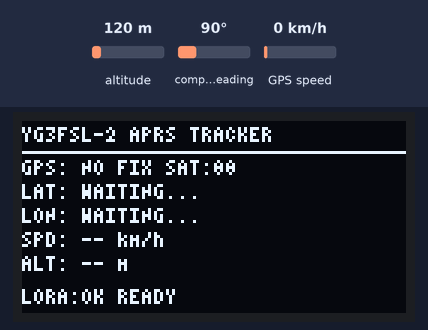
The sketch below on a simulated ESP32-C3. On the bench: 128×64 one-colour display. The inputs (shaded band) are chosen by the test bench; at power-on: altitude 120 m, GPS speed 0 km/h, compass heading 90°. The GPS gets a fix after 3 s at 37.7749, -122.4194 with 8 satellites; no radio packets arrive unless stated; what the sketch prints to the serial monitor is not drawn.

Above: at 2.2 s.
At 4.2 s:
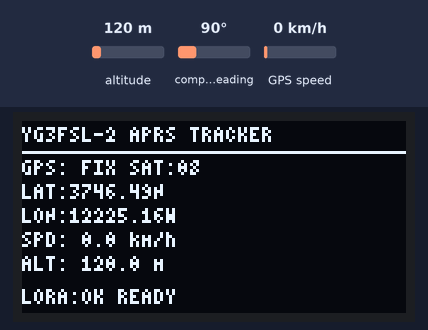
4.3 s: altitude set to 20 m
At 6.6 s:
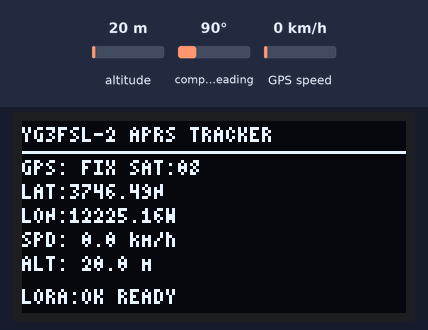
7.1 s: GPS speed set to 2 km/h
9.1 s: altitude set to 250 m
At 10.8 s:
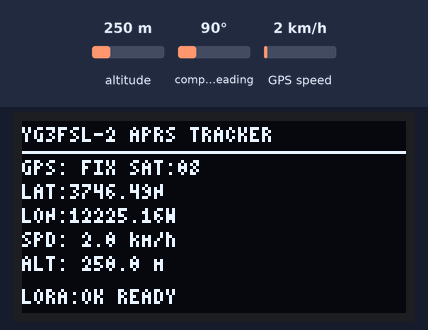
11.1 s: GPS speed set to 30 km/h
At 32.9 s:
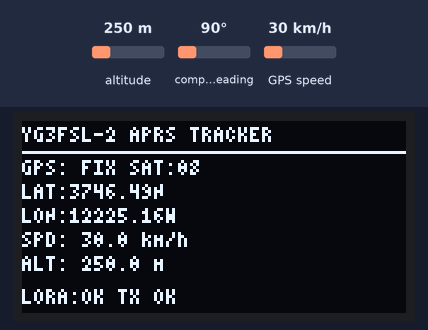
Timing chart, 0 to 33.7 s (numbered marks = the images above; inputs shaded):
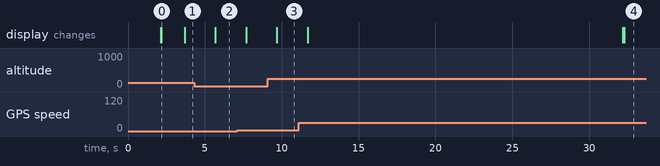

The sketch:

YG3FSL-2_APRS_TX_v1.2_POWER18_BEACON30S.ino
```cpp
/*
  ============================================================
  YG3FSL-2 LoRa APRS Tracker - TX Firmware v1.2
  Board  : ESP32-C3 SuperMini
  Radio  : RA-02 / SX1278
  GPS    : u-blox NEO-6M V2
  OLED   : 1.30 inch, SH1106 128x64, I2C address 0x3C

  IMPORTANT:
  - OLED is initialized AFTER GPS and LoRa initialization.
  - OLED uses the previously tested SH1106 U8g2 driver.
  - LoRa SPI pin mapping is the known-working mapping.
  - TX is attempted only when GPS position is valid and fresh.
  - The 3-byte LoRa APRS prefix (3C FF 01) is implementation-
    specific. Confirm that the target Bandung iGate supports
    this exact framing before expecting APRS-IS forwarding.
  - This is an experimental tracker firmware, not a guarantee
    of iGate compatibility or APRS.fi visibility.
  ============================================================
*/

#include <Wire.h>
#include <SPI.h>
#include <LoRa.h>
#include <U8g2lib.h>
#include <TinyGPSPlus.h>
#include <HardwareSerial.h>
#include <math.h>
#include <string.h>

// ============================================================
// STATION IDENTITY
// ============================================================

#define CALLSIGN  "YG3FSL-2"
#define APRS_DEST "APLT00"
#define APRS_PATH "WIDE1-1"

// APRS symbol table '/' and symbol code '[' (walker/person)

// ============================================================
// OLED CONFIGURATION
// ============================================================

#define OLED_SDA  0
#define OLED_SCL  1
#define OLED_ADDR 0x3C

U8G2_SH1106_128X64_NONAME_F_HW_I2C display(
  U8G2_R0,
  U8X8_PIN_NONE
);

// ============================================================
// GPS CONFIGURATION
// ============================================================

#define GPS_RX   20
#define GPS_TX   21
#define GPS_BAUD 9600

HardwareSerial GPS(1);
TinyGPSPlus gps;

// ============================================================
// LORA SPI PIN CONFIGURATION
// Previously tested mapping: SCK4, MISO5, MOSI6, NSS7
// ============================================================

#define LORA_SCK   4
#define LORA_MISO  5
#define LORA_MOSI  6
#define LORA_NSS   7
#define LORA_RESET 10
#define LORA_DIO0  3

// ============================================================
// LORA RADIO PARAMETERS
// ============================================================

#define LORA_FREQ       432150000L
#define LORA_BW         125E3
#define LORA_SF         12
#define LORA_CR         5
#define LORA_SYNC_WORD  0x12
// RA-02 datasheet specification: 18 +/- 1 dBm.
// Use 18 dBm as the module-rated upper nominal setting.
#define LORA_TX_POWER   18

// ============================================================
// BEACON SETTINGS
// ============================================================

// Requested 30-second interval. At SF12/BW125, airtime is long;
// use this for controlled testing and avoid congesting a shared channel.
#define BEACON_INTERVAL 30000UL
#define GPS_MAX_AGE     10000UL

// Implementation-specific LoRa APRS framing prefix.
// Verify compatibility with the target iGate firmware.
const uint8_t LORA_APRS_HEADER[] = {
  0x3C, 0xFF, 0x01
};

// ============================================================
// GLOBAL STATE
// ============================================================

bool loraReady = false;
bool oledReady = false;

unsigned long lastBeacon  = 0;
unsigned long lastDisplay = 0;
unsigned long lastDebug   = 0;

uint32_t txCount = 0;

char txStatus[20] = "STARTING";

// ============================================================
// GPS VALIDITY
// ============================================================

bool isGPSValid() {
  return gps.location.isValid() &&
         gps.location.age() < GPS_MAX_AGE;
}

// ============================================================
// OLED INITIALIZATION
// Called AFTER LoRa initialization as requested.
// ============================================================

void initializeOLED() {
  Serial.println();
  Serial.println("[OLED] Initializing I2C display...");

  Wire.begin(OLED_SDA, OLED_SCL);
  Wire.setClock(100000);

  // Scan I2C bus for diagnostic information.
  uint8_t foundDevices = 0;

  Serial.println("[OLED] I2C scan:");

  for (uint8_t address = 1; address < 127; address++) {
    Wire.beginTransmission(address);

    if (Wire.endTransmission() == 0) {
      Serial.print("  Device found at 0x");
      if (address < 16) Serial.print('0');
      Serial.println(address, HEX);
      foundDevices++;
    }
  }

  Serial.print("[OLED] Devices found: ");
  Serial.println(foundDevices);

  display.setI2CAddress(OLED_ADDR * 2);
  display.begin();

  // Force display out of power-save mode.
  display.setPowerSave(0);
  display.setContrast(255);

  display.clearBuffer();
  display.setFont(u8g2_font_6x10_tf);
  display.drawStr(5, 15, "YG3FSL-2 APRS");
  display.drawHLine(5, 20, 118);
  display.drawStr(5, 36, "OLED INITIALIZED");
  display.drawStr(5, 52, "SYSTEM STARTING...");
  display.sendBuffer();

  oledReady = true;

  Serial.println("[OLED] READY");
}

// ============================================================
// APRS COORDINATE FORMATTERS
// Latitude: DDMM.mmN/S
// Longitude: DDDMM.mmE/W
// ============================================================

bool formatLatitude(double latitude,
                    char *output,
                    size_t outputSize) {
  if (latitude < -90.0 || latitude > 90.0) {
    return false;
  }

  char hemisphere = (latitude >= 0.0) ? 'N' : 'S';
  double absoluteValue = fabs(latitude);

  int degrees = (int)absoluteValue;
  double minutes = (absoluteValue - degrees) * 60.0;

  if (minutes >= 59.995) {
    degrees++;
    minutes = 0.0;
  }

  int written = snprintf(
    output,
    outputSize,
    "%02d%05.2f%c",
    degrees,
    minutes,
    hemisphere
  );

  return written > 0 && (size_t)written < outputSize;
}

bool formatLongitude(double longitude,
                     char *output,
                     size_t outputSize) {
  if (longitude < -180.0 || longitude > 180.0) {
    return false;
  }

  char hemisphere = (longitude >= 0.0) ? 'E' : 'W';
  double absoluteValue = fabs(longitude);

  int degrees = (int)absoluteValue;
  double minutes = (absoluteValue - degrees) * 60.0;

  if (minutes >= 59.995) {
    degrees++;
    minutes = 0.0;
  }

  int written = snprintf(
    output,
    outputSize,
    "%03d%05.2f%c",
    degrees,
    minutes,
    hemisphere
  );

  return written > 0 && (size_t)written < outputSize;
}

// ============================================================
// BUILD TNC2-STYLE APRS POSITION FRAME
// ============================================================

bool buildAPRSFrame(char *frame, size_t frameSize) {
  if (!isGPSValid()) {
    return false;
  }

  char latitude[12];
  char longitude[12];

  if (!formatLatitude(
        gps.location.lat(),
        latitude,
        sizeof(latitude))) {
    return false;
  }

  if (!formatLongitude(
        gps.location.lng(),
        longitude,
        sizeof(longitude))) {
    return false;
  }

  int course = 0;
  if (gps.course.isValid()) {
    course = (int)lround(gps.course.deg());
  }
  if (course >= 360) course = 0;
  if (course < 0) course = 0;

  int speedKnots = 0;
  if (gps.speed.isValid()) {
    speedKnots = (int)lround(gps.speed.knots());
  }
  if (speedKnots < 0) speedKnots = 0;
  if (speedKnots > 999) speedKnots = 999;

  bool altitudeValid = gps.altitude.isValid();
  long altitudeFeet = 0;

  if (altitudeValid) {
    altitudeFeet = lround(gps.altitude.meters() * 3.28084);

    if (altitudeFeet < 0 || altitudeFeet > 999999) {
      altitudeValid = false;
    }
  }

  int written;

  if (altitudeValid) {
    written = snprintf(
      frame,
      frameSize,
      "%s>%s,%s:!%s/%s[%03d/%03d/A=%06ld YG3FSL-2 LoRa APRS",
      CALLSIGN,
      APRS_DEST,
      APRS_PATH,
      latitude,
      longitude,
      course,
      speedKnots,
      altitudeFeet
    );
  } else {
    written = snprintf(
      frame,
      frameSize,
      "%s>%s,%s:!%s/%s[%03d/%03d YG3FSL-2 LoRa APRS",
      CALLSIGN,
      APRS_DEST,
      APRS_PATH,
      latitude,
      longitude,
      course,
      speedKnots
    );
  }

  return written > 0 && (size_t)written < frameSize;
}

// ============================================================
// OLED UPDATE
// ============================================================

void updateDisplay() {
  if (!oledReady) return;

  display.clearBuffer();
  display.setFont(u8g2_font_4x6_tf);

  display.drawStr(0, 7, "YG3FSL-2 APRS TRACKER");
  display.drawHLine(0, 10, 128);

  char line[32];

  if (isGPSValid()) {
    snprintf(
      line,
      sizeof(line),
      "GPS: FIX SAT:%02lu",
      (unsigned long)(
        gps.satellites.isValid() ?
        gps.satellites.value() : 0
      )
    );
  } else {
    snprintf(
      line,
      sizeof(line),
      "GPS: NO FIX SAT:%02lu",
      (unsigned long)(
        gps.satellites.isValid() ?
        gps.satellites.value() : 0
      )
    );
  }
  display.drawStr(0, 18, line);

  if (isGPSValid()) {
    char lat[12];

    if (formatLatitude(
          gps.location.lat(),
          lat,
          sizeof(lat))) {
      snprintf(line, sizeof(line), "LAT:%s", lat);
    } else {
      snprintf(line, sizeof(line), "LAT: INVALID");
    }
  } else {
    snprintf(line, sizeof(line), "LAT: WAITING...");
  }
  display.drawStr(0, 26, line);

  if (isGPSValid()) {
    char lon[12];

    if (formatLongitude(
          gps.location.lng(),
          lon,
          sizeof(lon))) {
      snprintf(line, sizeof(line), "LON:%s", lon);
    } else {
      snprintf(line, sizeof(line), "LON: INVALID");
    }
  } else {
    snprintf(line, sizeof(line), "LON: WAITING...");
  }
  display.drawStr(0, 34, line);

  if (isGPSValid() && gps.speed.isValid()) {
    snprintf(
      line,
      sizeof(line),
      "SPD: %.1f km/h",
      gps.speed.kmph()
    );
  } else {
    snprintf(line, sizeof(line), "SPD: -- km/h");
  }
  display.drawStr(0, 42, line);

  if (isGPSValid() && gps.altitude.isValid()) {
    snprintf(
      line,
      sizeof(line),
      "ALT: %.1f m",
      gps.altitude.meters()
    );
  } else {
    snprintf(line, sizeof(line), "ALT: -- m");
  }
  display.drawStr(0, 50, line);

  snprintf(
    line,
    sizeof(line),
    "LORA:%s %s",
    loraReady ? "OK" : "ERR",
    txStatus
  );
  display.drawStr(0, 61, line);

  display.sendBuffer();
}

// ============================================================
// GPS UART READER
// ============================================================

void readGPS() {
  while (GPS.available()) {
    gps.encode(GPS.read());
  }
}

// ============================================================
// TRANSMIT APRS PACKET
// ============================================================

void transmitAPRS() {
  char aprsFrame[180];

  if (!buildAPRSFrame(aprsFrame, sizeof(aprsFrame))) {
    strncpy(txStatus, "WAIT GPS", sizeof(txStatus) - 1);
    txStatus[sizeof(txStatus) - 1] = '\0';

    Serial.println("[TX] GPS fix invalid/stale; beacon skipped.");
    updateDisplay();
    return;
  }

  Serial.println();
  Serial.println("================================");
  Serial.println("       YG3FSL-2 APRS TX");
  Serial.println("================================");

  Serial.print("Frame  : ");
  Serial.println(aprsFrame);

  Serial.println("Prefix : 3C FF 01");

  strncpy(txStatus, "SENDING", sizeof(txStatus) - 1);
  txStatus[sizeof(txStatus) - 1] = '\0';
  updateDisplay();

  if (LoRa.beginPacket() != 1) {
    strncpy(txStatus, "TX ERROR", sizeof(txStatus) - 1);
    txStatus[sizeof(txStatus) - 1] = '\0';

    Serial.println("[TX] beginPacket() failed.");
    updateDisplay();
    return;
  }

  LoRa.write(
    LORA_APRS_HEADER,
    sizeof(LORA_APRS_HEADER)
  );

  LoRa.print(aprsFrame);

  int result = LoRa.endPacket();
  LoRa.idle();

  if (result == 1) {
    txCount++;

    strncpy(txStatus, "TX OK", sizeof(txStatus) - 1);
    txStatus[sizeof(txStatus) - 1] = '\0';

    Serial.println("[TX] LoRa packet sent.");
    Serial.print("[TX] Count: ");
    Serial.println(txCount);
  } else {
    strncpy(txStatus, "TX FAILED", sizeof(txStatus) - 1);
    txStatus[sizeof(txStatus) - 1] = '\0';

    Serial.println("[TX] Transmission failed.");
  }

  Serial.println("================================");

  updateDisplay();
}

// ============================================================
// LORA INITIALIZATION
// ============================================================

void initializeLoRa() {
  Serial.println();
  Serial.println("[LORA] Initializing SPI...");

  SPI.begin(
    LORA_SCK,
    LORA_MISO,
    LORA_MOSI,
    LORA_NSS
  );

  LoRa.setSPI(SPI);

  LoRa.setPins(
    LORA_NSS,
    LORA_RESET,
    LORA_DIO0
  );

  LoRa.setSPIFrequency(1000000);

  Serial.println("[LORA] Initializing SX1278...");

  if (!LoRa.begin(LORA_FREQ)) {
    loraReady = false;

    Serial.println("[LORA] Initialization FAILED.");
    return;
  }

  LoRa.setSignalBandwidth(LORA_BW);
  LoRa.setSpreadingFactor(LORA_SF);
  LoRa.setCodingRate4(LORA_CR);
  LoRa.setSyncWord(LORA_SYNC_WORD);
  LoRa.setPreambleLength(8);
  LoRa.enableCrc();
  LoRa.disableInvertIQ();

  // Low initial test power. Confirm permitted power
  // and antenna/load before any RF transmission.
  LoRa.setTxPower(
    LORA_TX_POWER,
    PA_OUTPUT_PA_BOOST_PIN
  );

  LoRa.idle();

  loraReady = true;

  Serial.println("[LORA] Initialization SUCCESS.");
  Serial.println("[LORA] Frequency : 432.150 MHz");
  Serial.println("[LORA] Bandwidth : 125 kHz");
  Serial.println("[LORA] SF        : 12");
  Serial.println("[LORA] CR        : 4/5");
  Serial.println("[LORA] Sync word : 0x12");
  Serial.println("[LORA] Power     : 18 dBm setting");
}

// ============================================================
// SETUP
// ============================================================

void setup() {
  Serial.begin(115200);
  delay(2000);

  Serial.println();
  Serial.println("================================");
  Serial.println(" YG3FSL-2 APRS TRACKER TX v1.2");
  Serial.println("================================");

  // 1. GPS first
  Serial.println("[GPS] Initializing UART...");

  GPS.begin(
    GPS_BAUD,
    SERIAL_8N1,
    GPS_RX,
    GPS_TX
  );

  Serial.println("[GPS] UART ready.");

  // 2. LoRa second
  initializeLoRa();

  // 3. OLED AFTER GPS AND LORA
  // This retains the known-good SH1106/I2C setup.
  initializeOLED();

  if (!loraReady) {
    strncpy(txStatus, "LORA ERROR", sizeof(txStatus) - 1);
    txStatus[sizeof(txStatus) - 1] = '\0';
  } else {
    strncpy(txStatus, "READY", sizeof(txStatus) - 1);
    txStatus[sizeof(txStatus) - 1] = '\0';
  }

  Serial.println();
  Serial.println("================================");
  Serial.println("SYSTEM STATUS");
  Serial.println("================================");
  Serial.println("GPS  : UART READY");
  Serial.print("LORA : ");
  Serial.println(loraReady ? "READY" : "ERROR");
  Serial.print("OLED : ");
  Serial.println(oledReady ? "READY" : "ERROR");
  Serial.println("APRS : TNC2-style position frame");
  Serial.println("BEACON INTERVAL: 30 seconds");
  Serial.println("================================");

  updateDisplay();

  // First beacon interval starts after boot.
  lastBeacon = millis();
  lastDisplay = millis();
  lastDebug = millis();
}

// ============================================================
// MAIN LOOP
// ============================================================

void loop() {
  // Continuously parse GPS UART data.
  readGPS();

  // Refresh OLED twice per second.
  if (millis() - lastDisplay >= 500UL) {
    lastDisplay = millis();
    updateDisplay();
  }

  // GPS diagnostic output every 5 seconds.
  if (millis() - lastDebug >= 5000UL) {
    lastDebug = millis();

    Serial.print("[GPS] Fix: ");
    Serial.print(isGPSValid() ? "VALID" : "NO FIX");

    Serial.print(" | Satellites: ");
    Serial.print(
      gps.satellites.isValid() ?
      gps.satellites.value() : 0
    );

    Serial.print(" | NMEA chars: ");
    Serial.println(gps.charsProcessed());
  }

  // Send beacon every configured interval, only if radio ready.
  if (loraReady &&
      millis() - lastBeacon >= BEACON_INTERVAL) {
    lastBeacon = millis();
    transmitAPRS();
  }
}
```

Measured:
- after the input at 4.3 s, the display: changes after 1.4 s (image 2)
- after the input at 9.1 s, the display: changes after 0.59 s (image 3)
- what the display in image 0 shows lasts 1.5 s, from 2.2 s to 3.7 s
